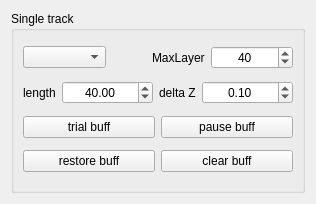
<?xml version="1.0" encoding="UTF-8"?>
<ui version="4.0">
 <class>SinglePrintWidget</class>
 <widget class="QWidget" name="SinglePrintWidget">
  <property name="geometry">
   <rect>
    <x>0</x>
    <y>0</y>
    <width>316</width>
    <height>204</height>
   </rect>
  </property>
  <property name="windowTitle">
   <string>Form</string>
  </property>
  <layout class="QVBoxLayout" name="verticalLayout">
   <item>
    <widget class="QGroupBox" name="groupBox_singleTrack">
     <property name="title">
      <string>Single track</string>
     </property>
     <layout class="QVBoxLayout" name="verticalLayout_4">
      <item>
       <layout class="QHBoxLayout" name="horizontalLayout_trackItem">
        <item>
         <widget class="QComboBox" name="comboBox_singelTrack">
          <property name="sizePolicy">
           <sizepolicy hsizetype="Expanding" vsizetype="Fixed">
            <horstretch>0</horstretch>
            <verstretch>0</verstretch>
           </sizepolicy>
          </property>
         </widget>
        </item>
        <item>
         <spacer name="horizontalSpacer_3">
          <property name="orientation">
           <enum>Qt::Horizontal</enum>
          </property>
          <property name="sizeType">
           <enum>QSizePolicy::Fixed</enum>
          </property>
          <property name="sizeHint" stdset="0">
           <size>
            <width>40</width>
            <height>20</height>
           </size>
          </property>
         </spacer>
        </item>
        <item>
         <widget class="QLabel" name="label_MaxLayer">
          <property name="text">
           <string>MaxLayer</string>
          </property>
         </widget>
        </item>
        <item>
         <widget class="QSpinBox" name="spinBox_MaxLineHeight">
          <property name="sizePolicy">
           <sizepolicy hsizetype="Expanding" vsizetype="Fixed">
            <horstretch>0</horstretch>
            <verstretch>0</verstretch>
           </sizepolicy>
          </property>
          <property name="alignment">
           <set>Qt::AlignCenter</set>
          </property>
          <property name="maximum">
           <number>400</number>
          </property>
          <property name="value">
           <number>40</number>
          </property>
         </widget>
        </item>
       </layout>
      </item>
      <item>
       <layout class="QHBoxLayout" name="horizontalLayout_param">
        <item>
         <widget class="QLabel" name="label_length">
          <property name="text">
           <string>length</string>
          </property>
         </widget>
        </item>
        <item>
         <widget class="QDoubleSpinBox" name="doubleSpinBox_LengthRadius">
          <property name="sizePolicy">
           <sizepolicy hsizetype="Expanding" vsizetype="Fixed">
            <horstretch>0</horstretch>
            <verstretch>0</verstretch>
           </sizepolicy>
          </property>
          <property name="alignment">
           <set>Qt::AlignCenter</set>
          </property>
          <property name="value">
           <double>40.000000000000000</double>
          </property>
         </widget>
        </item>
        <item>
         <widget class="QLabel" name="label_deltaZ">
          <property name="text">
           <string>delta Z</string>
          </property>
         </widget>
        </item>
        <item>
         <widget class="QDoubleSpinBox" name="doubleSpinBox_deltaZ">
          <property name="sizePolicy">
           <sizepolicy hsizetype="Expanding" vsizetype="Fixed">
            <horstretch>0</horstretch>
            <verstretch>0</verstretch>
           </sizepolicy>
          </property>
          <property name="alignment">
           <set>Qt::AlignCenter</set>
          </property>
          <property name="singleStep">
           <double>0.010000000000000</double>
          </property>
          <property name="value">
           <double>0.100000000000000</double>
          </property>
         </widget>
        </item>
       </layout>
      </item>
      <item>
       <layout class="QHBoxLayout" name="horizontalLayout_uausebuff">
        <item>
         <widget class="QPushButton" name="pushButton_trybuff">
          <property name="text">
           <string>trial buff</string>
          </property>
         </widget>
        </item>
        <item>
         <widget class="QPushButton" name="pushButton_endbuff">
          <property name="text">
           <string>pause buff</string>
          </property>
         </widget>
        </item>
       </layout>
      </item>
      <item>
       <layout class="QHBoxLayout" name="horizontalLayout_ubusebuff">
        <item>
         <widget class="QPushButton" name="pushButton_RestoreBuff">
          <property name="text">
           <string>restore buff</string>
          </property>
         </widget>
        </item>
        <item>
         <widget class="QPushButton" name="pushButton_clearbuff">
          <property name="text">
           <string>clear buff</string>
          </property>
         </widget>
        </item>
       </layout>
      </item>
     </layout>
    </widget>
   </item>
  </layout>
 </widget>
 <resources/>
 <connections/>
</ui>
